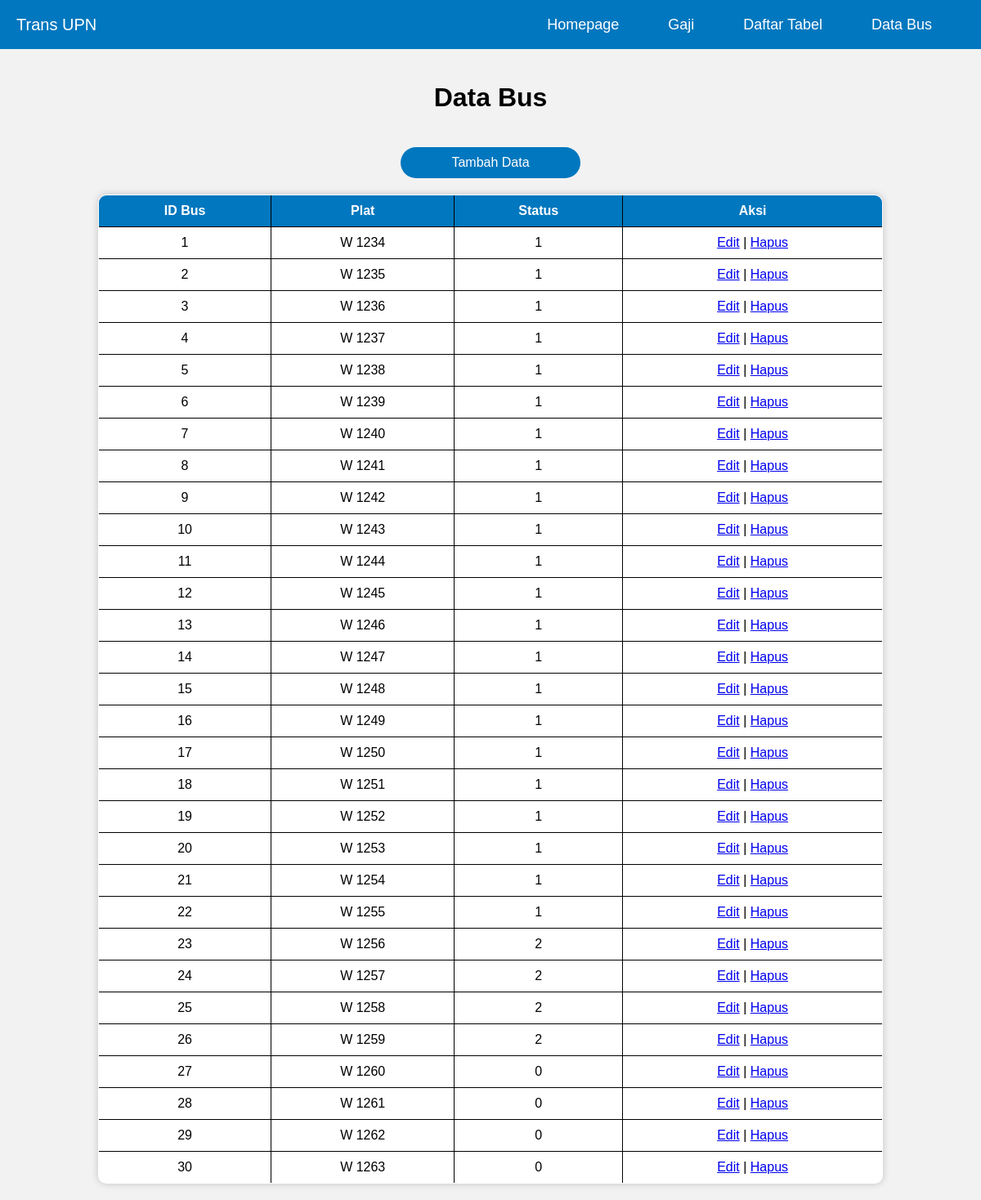
The page /bus.php on the database its author committed.
### tables this page shows
CREATE TABLE `bus` (
  `id_bus` int(10) UNSIGNED NOT NULL,
  `plat` varchar(10) DEFAULT NULL,
  `status` char(1) DEFAULT NULL
);

### bus.php (the view, shortened to what this page needs)
<!DOCTYPE html>
<html lang="en">
<head>
</head>
<body>
    <?php include 'header.php';?>
    <h1>Data Bus</h1>
    <?php
    include 'koneksi.php';
    $sql = "SELECT * FROM bus";
    $result = mysqli_query($koneksi, $sql);
    echo "<a href='bus_edit.php' class='add-data'>Tambah Data</a>";
    if (mysqli_num_rows($result) > 0) {
    echo "<table border='1'>
    <tr>
        <th>ID Bus</th>
        <th>Plat</th>
        <th>Status</th>
        <th>Aksi</th>
    </tr>";
    while($row = mysqli_fetch_assoc($result)) {
        echo "<tr>
        <td>" . $row['id_bus'] . "</td>
        <td>" . $row['plat'] . "</td>
        <td>" . $row['status'] . "</td>
        <td><a href='bus_edit.php?id_bus=" . $row['id_bus'] . "'>Edit</a> |
        <a href='bus_hapus.php?id_bus=" . $row['id_bus'] . "' onClick=\"return confirm(' Yakin ingin menghapus data ini?')\">Hapus</a></td>
    </tr>";
    }
    echo "</table>";
    } else {
    echo "Tidak ada data";
    }
    ?>
</body>
</html>

### header.php (shortened to what this page needs)
<!DOCTYPE html>
<html lang="en">
<head>
</head>
<body>
  <header data-type="main">
    <nav>
      <div class="nav-left">Trans UPN</div>
      <ul>
        <li><a href="index.php">Homepage</a></li>
        <li><a href="#">Gaji</a>
        </li>
        <li><a href="#">Daftar Tabel</a>
        </li>
        <li><a href="daftar_bus.php" class="nav-right">Data Bus</a></li>
      </ul>
    </nav>
</header>
</body>
</html>

### bus.php (style rules this page uses)
body { margin: 0; padding: 0; font-family: Arial, sans-serif; background-color: #f2f2f2; }
h1 { text-align: center; padding: 20px; }
table { border-collapse: collapse; margin: 20px auto; width: 80%; max-width: 1000px; background-color: #fff; box-shadow: 0px 0px 10px rgba(0, 0, 0, 0.2); border-radius: 10px; overflow: hidden; }
th, td { border: 1px solid black; padding: 10px; text-align: center; }
th { background-color: #0077be; color: #fff; }
.add-data { display: block; margin: 20px auto; text-align: center; width: 200px; padding: 10px; border-radius: 20px; background-color: #0077be; color: #fff; text-decoration: none; transition: background-color 0.3s ease; }

### header.php (style rules this page uses)
header[data-type="main"] { background-color: #0077be; height: 60px; width: 100%; }
header[data-type="main"] nav { display: flex; justify-content: space-between; align-items: center; height: 100%; margin: 0 auto; max-width: 1200px; }
header[data-type="main"] .nav-left { color: #fff; font-size: 20px; padding-left: 20px; }
header[data-type="main"] ul { display: flex; justify-content: center; align-items: center; list-style: none; margin: 0; padding: 0; }
header[data-type="main"] li { margin-right: 20px; }
header[data-type="main"] a { color: #fff; text-decoration: none; font-size: 18px; display: block; padding: 10px 20px; border-radius: 20px; transition: all 0.3s ease; }
header[data-type="main"] .nav-right { margin-right: 20px; }

### rows shown on the page
bus: id_bus "1", plat "W 1234", status "1"
bus: id_bus "2", plat "W 1235", status "1"
bus: id_bus "3", plat "W 1236", status "1"
bus: id_bus "4", plat "W 1237", status "1"
bus: id_bus "5", plat "W 1238", status "1"
bus: id_bus "6", plat "W 1239", status "1"
bus: id_bus "7", plat "W 1240", status "1"
bus: id_bus "8", plat "W 1241", status "1"
bus: id_bus "9", plat "W 1242", status "1"
bus: id_bus "10", plat "W 1243", status "1"
bus: id_bus "11", plat "W 1244", status "1"
bus: id_bus "12", plat "W 1245", status "1"
bus: id_bus "13", plat "W 1246", status "1"
bus: id_bus "14", plat "W 1247", status "1"
bus: id_bus "15", plat "W 1248", status "1"
bus: id_bus "16", plat "W 1249", status "1"
bus: id_bus "17", plat "W 1250", status "1"
bus: id_bus "18", plat "W 1251", status "1"
bus: id_bus "19", plat "W 1252", status "1"
bus: id_bus "20", plat "W 1253", status "1"
bus: id_bus "21", plat "W 1254", status "1"
bus: id_bus "22", plat "W 1255", status "1"
bus: id_bus "23", plat "W 1256", status "2"
bus: id_bus "24", plat "W 1257", status "2"
bus: id_bus "25", plat "W 1258", status "2"
bus: id_bus "26", plat "W 1259", status "2"
bus: id_bus "27", plat "W 1260", status "0"
bus: id_bus "28", plat "W 1261", status "0"
bus: id_bus "29", plat "W 1262", status "0"
bus: id_bus "30", plat "W 1263", status "0"
